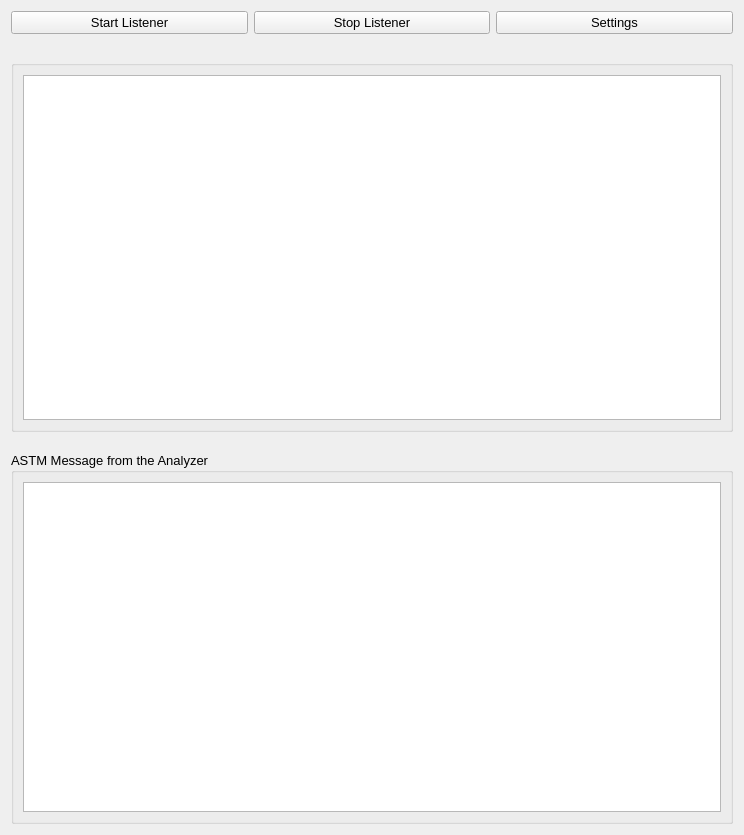
<?xml version="1.0" encoding="UTF-8"?>
<ui version="4.0">
 <class>astm_middleware</class>
 <widget class="QWidget" name="astm_middleware">
  <property name="geometry">
   <rect>
    <x>0</x>
    <y>0</y>
    <width>744</width>
    <height>835</height>
   </rect>
  </property>
  <property name="windowTitle">
   <string>Analyzer - ASTM Middleware</string>
  </property>
  <property name="windowIcon">
   <iconset resource="../../Icons/Icons.qrc">
    <normaloff>:/Main/port.png</normaloff>:/Main/port.png</iconset>
  </property>
  <layout class="QVBoxLayout" name="verticalLayout_3">
   <item>
    <layout class="QHBoxLayout" name="horizontalLayout">
     <item>
      <widget class="QPushButton" name="btn_start_listener">
       <property name="font">
        <font>
         <pointsize>10</pointsize>
        </font>
       </property>
       <property name="cursor">
        <cursorShape>PointingHandCursor</cursorShape>
       </property>
       <property name="text">
        <string>Start Listener</string>
       </property>
       <property name="icon">
        <iconset resource="../../Icons/Icons.qrc">
         <normaloff>:/Buttons/icons8-connected-94.png</normaloff>:/Buttons/icons8-connected-94.png</iconset>
       </property>
       <property name="iconSize">
        <size>
         <width>50</width>
         <height>50</height>
        </size>
       </property>
       <property name="default">
        <bool>false</bool>
       </property>
       <property name="flat">
        <bool>false</bool>
       </property>
      </widget>
     </item>
     <item>
      <widget class="QPushButton" name="btn_stop_listener">
       <property name="font">
        <font>
         <pointsize>10</pointsize>
        </font>
       </property>
       <property name="cursor">
        <cursorShape>PointingHandCursor</cursorShape>
       </property>
       <property name="text">
        <string>Stop Listener</string>
       </property>
       <property name="icon">
        <iconset resource="../../Icons/Icons.qrc">
         <normaloff>:/Buttons/icons8-disconnected-94.png</normaloff>:/Buttons/icons8-disconnected-94.png</iconset>
       </property>
       <property name="iconSize">
        <size>
         <width>50</width>
         <height>50</height>
        </size>
       </property>
      </widget>
     </item>
     <item>
      <widget class="QPushButton" name="btn_settings">
       <property name="font">
        <font>
         <pointsize>10</pointsize>
        </font>
       </property>
       <property name="cursor">
        <cursorShape>PointingHandCursor</cursorShape>
       </property>
       <property name="text">
        <string>Settings</string>
       </property>
       <property name="icon">
        <iconset resource="../../Icons/Icons.qrc">
         <normaloff>:/Buttons/icons8-settings-375.png</normaloff>:/Buttons/icons8-settings-375.png</iconset>
       </property>
       <property name="iconSize">
        <size>
         <width>50</width>
         <height>50</height>
        </size>
       </property>
      </widget>
     </item>
    </layout>
   </item>
   <item>
    <layout class="QVBoxLayout" name="table_layout">
     <property name="spacing">
      <number>20</number>
     </property>
     <property name="topMargin">
      <number>20</number>
     </property>
     <item>
      <widget class="QGroupBox" name="gb_sqlite_view_data_table">
       <property name="font">
        <font>
         <pointsize>10</pointsize>
         <bold>false</bold>
         <kerning>true</kerning>
        </font>
       </property>
       <property name="title">
        <string/>
       </property>
       <layout class="QVBoxLayout" name="sqlite_db_table_layout">
        <item>
         <widget class="QTableWidget" name="sqlite_data_table">
          <property name="wordWrap">
           <bool>true</bool>
          </property>
          <property name="columnCount">
           <number>0</number>
          </property>
         </widget>
        </item>
       </layout>
      </widget>
     </item>
     <item>
      <widget class="QGroupBox" name="gb_astm_message">
       <property name="font">
        <font>
         <pointsize>10</pointsize>
         <italic>false</italic>
         <bold>false</bold>
        </font>
       </property>
       <property name="title">
        <string>ASTM Message from the Analyzer</string>
       </property>
       <layout class="QVBoxLayout" name="astm_msg_layout">
        <item>
         <widget class="QPlainTextEdit" name="ptxt_astm_message">
          <property name="readOnly">
           <bool>true</bool>
          </property>
         </widget>
        </item>
       </layout>
      </widget>
     </item>
    </layout>
   </item>
  </layout>
 </widget>
 <resources>
  <include location="../../Icons/Icons.qrc"/>
 </resources>
 <connections/>
</ui>
